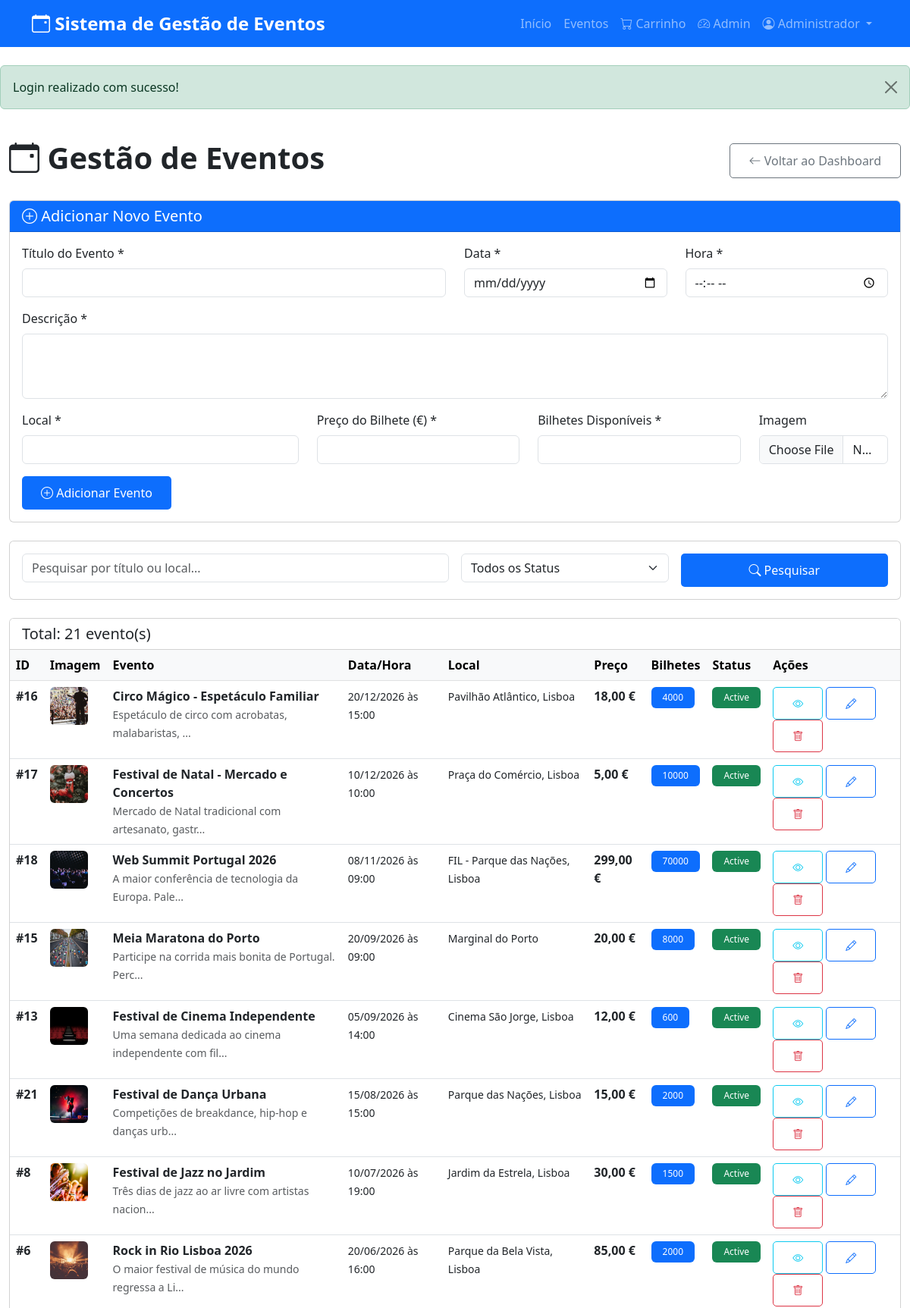
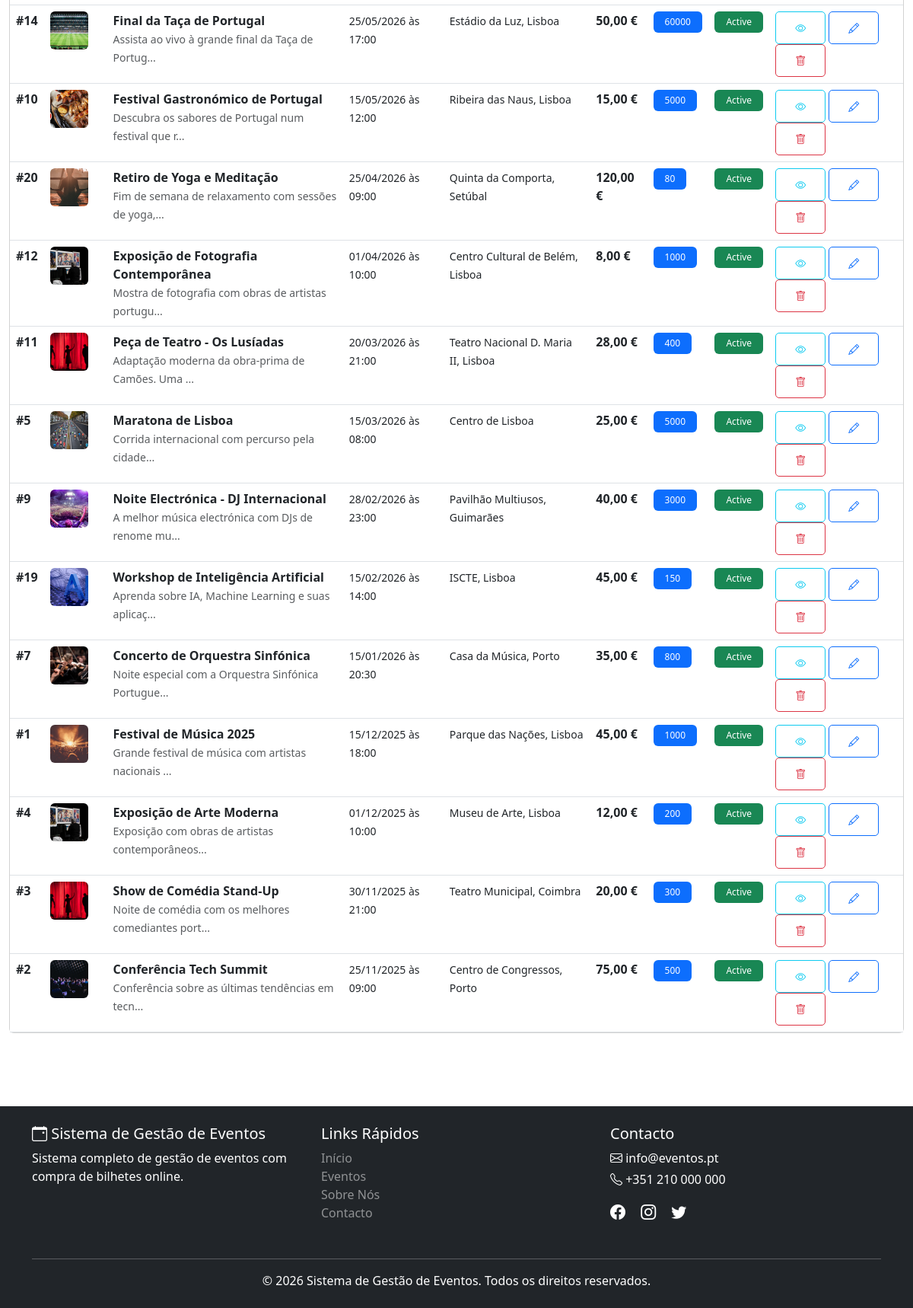
/admin/events.php (signed in), run on the app's committed database (2 pictures, top to bottom).
### tables this page shows
CREATE TABLE `events` (
  `id` int(11) NOT NULL,
  `title` varchar(200) NOT NULL,
  `description` text NOT NULL,
  `event_date` date NOT NULL,
  `event_time` time NOT NULL,
  `location` varchar(255) NOT NULL,
  `ticket_price` decimal(10,2) NOT NULL,
  `available_tickets` int(11) NOT NULL DEFAULT 100,
  `image` varchar(255) DEFAULT NULL,
  `status` enum('active','cancelled','completed') DEFAULT 'active',
  `created_by` int(11) DEFAULT NULL,
  `created_at` timestamp NOT NULL DEFAULT current_timestamp(),
  `updated_at` timestamp NOT NULL DEFAULT current_timestamp() ON UPDATE current_timestamp()
);

### admin/events.php (the view, shortened to what this page needs)
<?php
require_once '../config.php';
$search = isset($_GET['search']) ? sanitize($_GET['search']) : '';
$query = "SELECT * FROM events WHERE 1=1";
$params = [];
$query .= " ORDER BY event_date DESC, created_at DESC";
$stmt = $conn->prepare($query);
$stmt->execute($params);
$events = $stmt->fetchAll();
include '../includes/header.php';
?>
<div class="container-fluid py-4">
    <div class="d-flex justify-content-between align-items-center mb-4">
        <h1 class="fw-bold"><i class="bi bi-calendar-event"></i> Gestão de Eventos</h1>
        <a href="index.php" class="btn btn-outline-secondary">
            <i class="bi bi-arrow-left"></i> Voltar ao Dashboard
        </a>
    </div>
    <div class="card mb-4">
        <div class="card-header bg-primary text-white">
            <h5 class="mb-0"><i class="bi bi-plus-circle"></i> Adicionar Novo Evento</h5>
        </div>
        <div class="card-body">
            <form method="POST" action="" enctype="multipart/form-data" class="needs-validation" novalidate>
                <div class="row">
                    <div class="col-md-6 mb-3">
                        <label for="title" class="form-label">Título do Evento *</label>
                        <input type="text" class="form-control" id="title" name="title" required>
                    </div>
                    <div class="col-md-3 mb-3">
                        <label for="event_date" class="form-label">Data *</label>
                        <input type="date" class="form-control future-date" id="event_date" name="event_date" required>
                    </div>
                    <div class="col-md-3 mb-3">
                        <label for="event_time" class="form-label">Hora *</label>
                        <input type="time" class="form-control" id="event_time" name="event_time" required>
                    </div>
                    <div class="col-md-12 mb-3">
                        <label for="description" class="form-label">Descrição *</label>
                        <textarea class="form-control" id="description" name="description" rows="3" required></textarea>
                    </div>
                    <div class="col-md-4 mb-3">
                        <label for="location" class="form-label">Local *</label>
                        <input type="text" class="form-control" id="location" name="location" required>
                    </div>
                    <div class="col-md-3 mb-3">
                        <label for="ticket_price" class="form-label">Preço do Bilhete (€) *</label>
                        <input type="number" class="form-control price-input" id="ticket_price" name="ticket_price"
                            min="0" step="0.01" required>
                    </div>
                    <div class="col-md-3 mb-3">
                        <label for="available_tickets" class="form-label">Bilhetes Disponíveis *</label>
                        <input type="number" class="form-control" id="available_tickets" name="available_tickets"
                            min="1" required>
                    </div>
                    <div class="col-md-2 mb-3">
                        <label for="image" class="form-label">Imagem</label>
                        <input type="file" class="form-control" id="image" name="image" accept="image/*">
                    </div>
                </div>
                <button type="submit" name="add_event" class="btn btn-primary">
                    <i class="bi bi-plus-circle"></i> Adicionar Evento
                </button>
            </form>
        </div>
    </div>
    <div class="card mb-4">
        <div class="card-body">
            <form method="GET" action="" class="row g-3">
                <div class="col-md-6">
                    <input type="text" name="search" class="form-control"
                        placeholder="Pesquisar por título ou local..."
                        value="<?php echo htmlspecialchars($search); ?>">
                </div>
                <div class="col-md-3">
                    <select name="status" class="form-select">
                        <option value="">Todos os Status</option>
                    </select>
                </div>
                <div class="col-md-3">
                    <button type="submit" class="btn btn-primary w-100">
                        <i class="bi bi-search"></i> Pesquisar
                    </button>
                </div>
            </form>
        </div>
    </div>
    <div class="card">
        <div class="card-header bg-white">
            <h5 class="mb-0">Total: <?php echo count($events); ?> evento(s)</h5>
        </div>
        <div class="card-body p-0">
            <div class="table-responsive">
                <table class="table table-hover mb-0">
                    <thead class="table-light">
                        <tr>
                            <th>ID</th>
                            <th>Imagem</th>
                            <th>Evento</th>
                            <th>Data/Hora</th>
                            <th>Local</th>
                            <th>Preço</th>
                            <th>Bilhetes</th>
                            <th>Status</th>
                            <th>Ações</th>
                        </tr>
                    </thead>
                    <tbody>
                        <?php foreach ($events as $event): ?>
                            <tr>
                                <td><strong>#<?php echo $event['id']; ?></strong></td>
                                <td>
                                    <?php if ($event['image']): ?>
                                        <img src="../uploads/events/<?php echo $event['image']; ?>"
                                            class="rounded" style="width: 50px; height: 50px; object-fit: cover;"
                                            alt="<?php echo htmlspecialchars($event['title']); ?>">
                                    <?php endif; ?>
                                </td>
                                <td>
                                    <strong><?php echo htmlspecialchars($event['title']); ?></strong><br>
                                    <small class="text-muted"><?php echo substr(htmlspecialchars($event['description']), 0, 50); ?>...</small>
                                </td>
                                <td>
                                    <small><?php echo formatDateTime($event['event_date'], $event['event_time']); ?></small>
                                </td>
                                <td><small><?php echo htmlspecialchars($event['location']); ?></small></td>
                                <td><strong><?php echo formatPrice($event['ticket_price']); ?></strong></td>
                                <td><span class="badge bg-primary"><?php echo $event['available_tickets']; ?></span></td>
                                <td>
                                    <?php
                                    $badge_class = '';
                                    switch ($event['status']) {
                                        case 'active':
                                            $badge_class = 'bg-success';
                                            break;
                                    }
                                    ?>
                                    <span class="badge <?php echo $badge_class; ?>"><?php echo ucfirst($event['status']); ?></span>
                                </td>
                                <td>
                                    <a href="../event_detail.php?id=<?php echo $event['id']; ?>"
                                        class="btn btn-sm btn-outline-info" target="_blank" title="Ver no site">
                                        <i class="bi bi-eye"></i>
                                    </a>
                                    <a href="event_edit.php?id=<?php echo $event['id']; ?>"
                                        class="btn btn-sm btn-outline-primary" title="Editar">
                                        <i class="bi bi-pencil"></i>
                                    </a>
                                    <a href="events.php?delete=<?php echo $event['id']; ?>"
                                        class="btn btn-sm btn-outline-danger delete-btn" title="Excluir">
                                        <i class="bi bi-trash"></i>
                                    </a>
                                </td>
                            </tr>
                        <?php endforeach; ?>
                    </tbody>
                </table>
            </div>
        </div>
    </div>
</div>
<?php include '../includes/footer.php'; ?>

### assets/css/style.css (style rules this page uses)
:root { --primary-color: #0d6efd; --secondary-color: #6c757d; --success-color: #198754; --danger-color: #dc3545; --warning-color: #ffc107; }
body { min-height: 100vh; display: flex; flex-direction: column; font-family: "Segoe UI", Tahoma, Geneva, Verdana, sans-serif; }
.btn { padding: 10px 25px; border-radius: 5px; font-weight: 500; }
.btn-primary { background: var(--primary-color); border: none; }
.badge { padding: 8px 15px; font-weight: 500; }

### data on the page
events: id "16", image (picture), title "Circo Mágico - Espetáculo Familiar", description "Espetáculo de circo com acrobatas, malabaristas,", event_date+event_time "20/12/2026 às 15:00", location "Pavilhão Atlântico, Lisboa", ticket_price "18,00 €", available_tickets "4000", status "Active"
events: id "17", image (picture), title "Festival de Natal - Mercado e Concertos", description "Mercado de Natal tradicional com artesanato, gastr", event_date+event_time "10/12/2026 às 10:00", location "Praça do Comércio, Lisboa", ticket_price "5,00 €", available_tickets "10000", status "Active"
events: id "18", image (picture), title "Web Summit Portugal 2026", description "A maior conferência de tecnologia da Europa. Pale", event_date+event_time "08/11/2026 às 09:00", location "FIL - Parque das Nações, Lisboa", ticket_price "299,00 €", available_tickets "70000", status "Active"
events: id "15", image (picture), title "Meia Maratona do Porto", description "Participe na corrida mais bonita de Portugal. Perc", event_date+event_time "20/09/2026 às 09:00", location "Marginal do Porto", ticket_price "20,00 €", available_tickets "8000", status "Active"
events: id "13", image (picture), title "Festival de Cinema Independente", description "Uma semana dedicada ao cinema independente com fil", event_date+event_time "05/09/2026 às 14:00", location "Cinema São Jorge, Lisboa", ticket_price "12,00 €", available_tickets "600", status "Active"
events: id "21", image (picture), title "Festival de Dança Urbana", description "Competições de breakdance, hip-hop e danças urb", event_date+event_time "15/08/2026 às 15:00", location "Parque das Nações, Lisboa", ticket_price "15,00 €", available_tickets "2000", status "Active"
events: id "8", image (picture), title "Festival de Jazz no Jardim", description "Três dias de jazz ao ar livre com artistas nacion", event_date+event_time "10/07/2026 às 19:00", location "Jardim da Estrela, Lisboa", ticket_price "30,00 €", available_tickets "1500", status "Active"
events: id "6", image (picture), title "Rock in Rio Lisboa 2026", description "O maior festival de música do mundo regressa a Li", event_date+event_time "20/06/2026 às 16:00", location "Parque da Bela Vista, Lisboa", ticket_price "85,00 €", available_tickets "2000", status "Active"
events: id "14", image (picture), title "Final da Taça de Portugal", description "Assista ao vivo à grande final da Taça de Portug", event_date+event_time "25/05/2026 às 17:00", location "Estádio da Luz, Lisboa", ticket_price "50,00 €", available_tickets "60000", status "Active"
events: id "10", image (picture), title "Festival Gastronómico de Portugal", description "Descubra os sabores de Portugal num festival que r", event_date+event_time "15/05/2026 às 12:00", location "Ribeira das Naus, Lisboa", ticket_price "15,00 €", available_tickets "5000", status "Active"
events: id "20", image (picture), title "Retiro de Yoga e Meditação", description "Fim de semana de relaxamento com sessões de yoga,", event_date+event_time "25/04/2026 às 09:00", location "Quinta da Comporta, Setúbal", ticket_price "120,00 €", available_tickets "80", status "Active"
events: id "12", image (picture), title "Exposição de Fotografia Contemporânea", description "Mostra de fotografia com obras de artistas portugu", event_date+event_time "01/04/2026 às 10:00", location "Centro Cultural de Belém, Lisboa", ticket_price "8,00 €", available_tickets "1000", status "Active"
events: id "11", image (picture), title "Peça de Teatro - Os Lusíadas", description "Adaptação moderna da obra-prima de Camões. Uma", event_date+event_time "20/03/2026 às 21:00", location "Teatro Nacional D. Maria II, Lisboa", ticket_price "28,00 €", available_tickets "400", status "Active"
events: id "5", image (picture), title "Maratona de Lisboa", description "Corrida internacional com percurso pela cidade", event_date+event_time "15/03/2026 às 08:00", location "Centro de Lisboa", ticket_price "25,00 €", available_tickets "5000", status "Active"
events: id "9", image (picture), title "Noite Electrónica - DJ Internacional", description "A melhor música electrónica com DJs de renome mu", event_date+event_time "28/02/2026 às 23:00", location "Pavilhão Multiusos, Guimarães", ticket_price "40,00 €", available_tickets "3000", status "Active"
events: id "19", image (picture), title "Workshop de Inteligência Artificial", description "Aprenda sobre IA, Machine Learning e suas aplicaç", event_date+event_time "15/02/2026 às 14:00", location "ISCTE, Lisboa", ticket_price "45,00 €", available_tickets "150", status "Active"
events: id "7", image (picture), title "Concerto de Orquestra Sinfónica", description "Noite especial com a Orquestra Sinfónica Portugue", event_date+event_time "15/01/2026 às 20:30", location "Casa da Música, Porto", ticket_price "35,00 €", available_tickets "800", status "Active"
events: id "1", image (picture), title "Festival de Música 2025", description "Grande festival de música com artistas nacionais", event_date+event_time "15/12/2025 às 18:00", location "Parque das Nações, Lisboa", ticket_price "45,00 €", available_tickets "1000", status "Active"
events: id "4", image (picture), title "Exposição de Arte Moderna", description "Exposição com obras de artistas contemporâneos", event_date+event_time "01/12/2025 às 10:00", location "Museu de Arte, Lisboa", ticket_price "12,00 €", available_tickets "200", status "Active"
events: id "3", image (picture), title "Show de Comédia Stand-Up", description "Noite de comédia com os melhores comediantes port", event_date+event_time "30/11/2025 às 21:00", location "Teatro Municipal, Coimbra", ticket_price "20,00 €", available_tickets "300", status "Active"
events: id "2", image (picture), title "Conferência Tech Summit", description "Conferência sobre as últimas tendências em tecn", event_date+event_time "25/11/2025 às 09:00", location "Centro de Congressos, Porto", ticket_price "75,00 €", available_tickets "500", status "Active"

### other printed values
SITE_NAME "Sistema de Gestão de Eventos"
$_SESSION['user_name'] "Administrador"
$alert['message'] "Login realizado com sucesso!"
count($events) "21"
